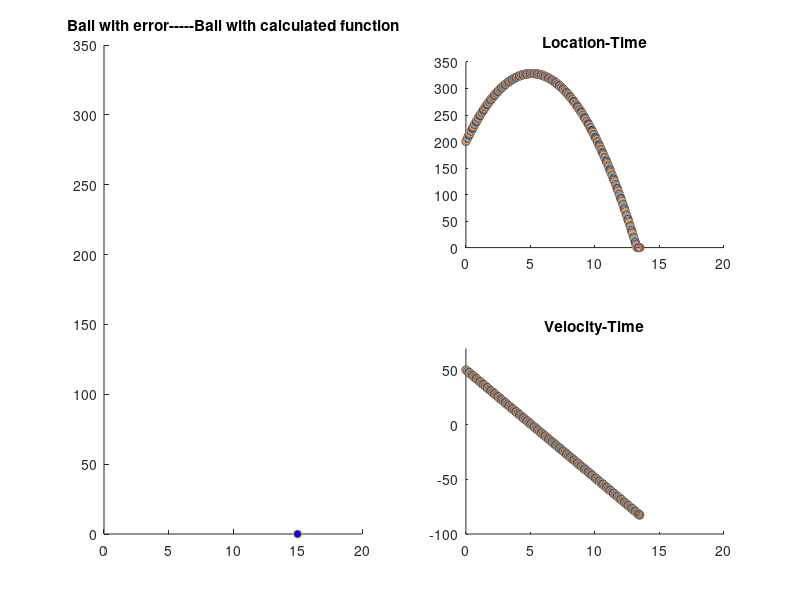

Source code (MATLAB):
clear all;
close all;

%--------------INPUTS----------------
x = [0, 1, 2, 3, 4, 5, 6, 7, 8, 9, 10, 11, 12, 13];
y = [202.36, 239.03, 280.71, 309.12, 323.15, 332.78, 328.45, 306.40, 287.36, 247.97, 202.89, 161.11, 93.68, 20.78];

%-------USAGE MATLAB FUNCTION--------
p2 = polyfit(x,y,2);
disp("We want to find coefficient Ax^2 + Bx + C");
disp(" ");
disp("Using Matlab 'polyfit()' Function Coefficients: A B C ");
disp(p2); 

%-----POLYNOMIAL REGRESSION FUNCTION-----
for i=0:13
A(i+1,1) = (i^2);
A(i+1,2) = i;
A(i+1,3) =1;
end
ATranspose = transpose(A);
ATransMultipleA = ATranspose*A;
ATransMultipleY = ATranspose*transpose(y);
Results = inv(ATransMultipleA)*ATransMultipleY;

disp("Using Writed Function Coefficients: A B C ");
disp(transpose(Results));

%-----------------------FIRST QUESTION FINISH HERE---------------
figure;
hold on;

%--------FIND ACCELERATION AND V0 VALUES-----------
maxValueTime = (-Results(2)/(2*Results(1)));
maxValue=(Results(1)*(maxValueTime^2)+Results(2)*maxValueTime + Results(3));
g = ((maxValue-Results(3))/(maxValueTime^2-(maxValueTime^2/2)));
disp("The acceleration of gravity is:");
disp(g);
disp("The velocity zero is:");
disp(maxValueTime*g);
%---------MATHEMATICAL MODEL------------
disp("-4.9354x^2 + +50.2844x + 200.1443");

%------PLOTTING------------
specialt =1;
for t = 0:1/25:13.5
  sub1 = subplot(2,2,[1,3]);
    heigth = Results(1)*(t^2)+Results(2)*t + Results(3);
    if heigth<0
        heigth =0;
    end
    modet = mod(t,1);
    if modet == 0
        hold on;
        if specialt == t
        delete(deletedValue2);
        end
        if t~= 0
        specialt = specialt+1;
        end
        title('Ball with error-----Ball with calculated function');
        deletedValue2 = plot(5,y(t+1),"-o",'markerfacecolor','red');
    end
    deletedValue = plot(15,heigth,"-o",'markerfacecolor','blue');
    xlim(sub1,[0 20]);
    ylim(sub1,[0 350]);
    pause(1/50);
    delete(deletedValue);
  sub2= subplot(2,2,2);
        hold all;
        title('Location-Time');
        plot(t,heigth,"-o");
        xlim(sub2,[0 20]);
        ylim(sub2,[0 350]);
  sub3 = subplot(2,2,4);
        hold all;
        title('Velocity-Time');
        plot(t,((maxValueTime*g)-(g*t)),"-o");
        xlim(sub3,[0 20]);
        ylim(sub3,[-100 70]);
end

delete(deletedValue2);
deletedValue = plot(15,0,"-o",'markerfacecolor','blue','Parent',sub1);
xlim(sub1,[0 20]);
ylim(sub1,[0 350]);



